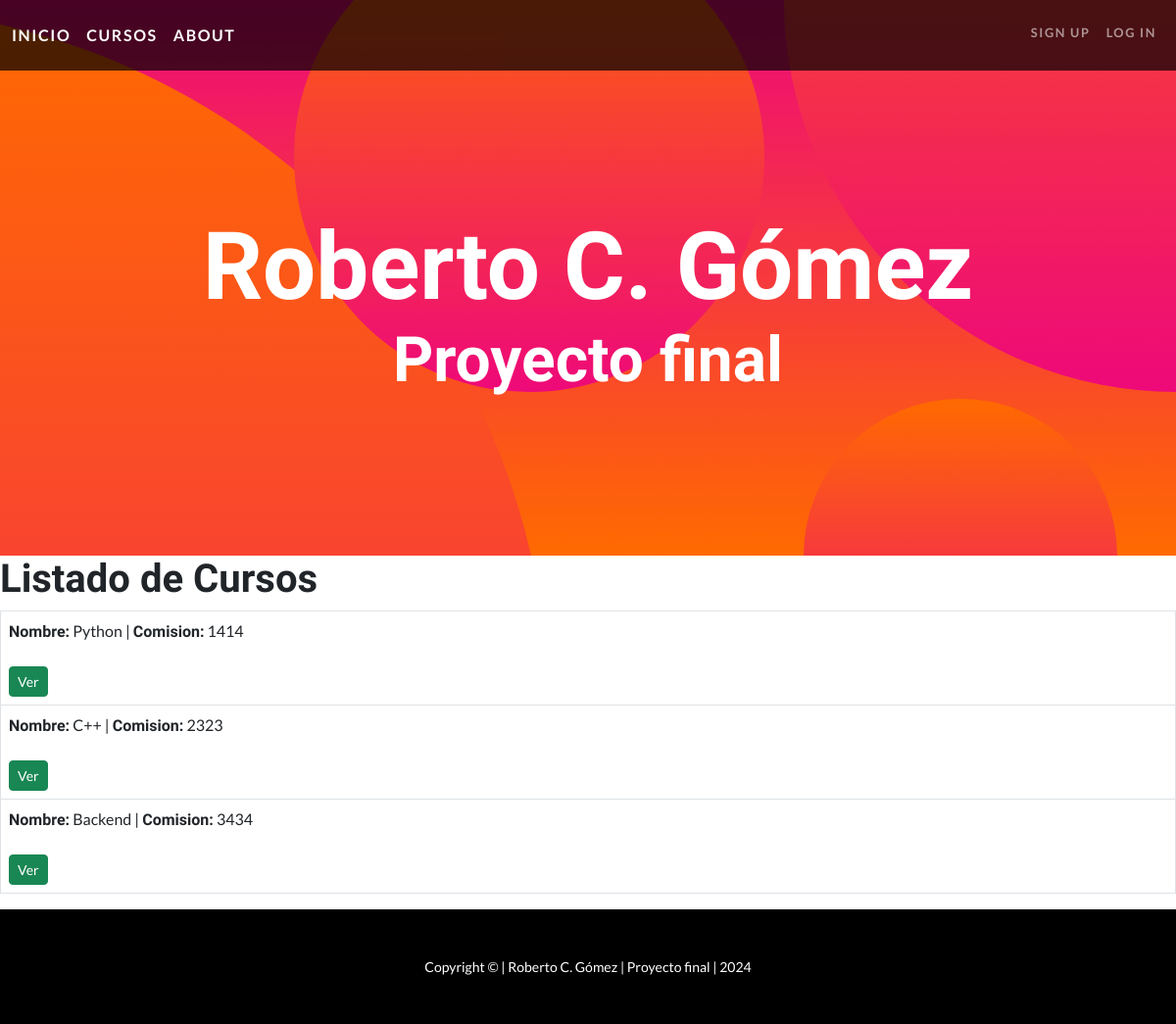
Screenshot of /cursos/ with the database file from the repository.
### app1/models.py (models this page shows, shortened)
class Curso(models.Model):
    nombre = models.CharField(max_length=30)
    comision = models.IntegerField()
    detalle = models.CharField(max_length=3000, blank=True, null=True)

### app1/views.py (the view)
# urls.py: path("cursos/", views.CursosListView.as_view(), name="cursos"),
class CursosListView(ListView):
    model = Curso
    context_object_name = "cursos"
    template_name = "app1/cursos.html"

### app1/templates/app1/cursos.html (shortened to what this page needs)
{% extends "app1/base.html" %}
{% block blk_cont %}
<h1>Listado de Cursos</h1>
{% if cursos %}
    <table class="table table-bordered">
        <tbody>
            {% for curso in cursos %}
            <tr>
                <td>
                    <span class="h6">Nombre:</span> {{ curso.nombre }} |
                    <span class="h6">Comision:</span> {{ curso.comision }}<br></br>
                    <a href="{% url 'detallecursos' curso.pk %}" class="btn btn-success btn-sm">Ver</a>
                </td>
            </tr>
            {% endfor %}
        </tbody>
    </table>
{% else %}
    <p>No hay cursos cargados</p>
    <a href="{% url 'crearcurso' %}" class="btn btn-success btn-sm">Cargar Curso</a>
{% endif %}
{% endblock blk_cont %}

### rows the page displays
Curso: nombre "Python", comision "1414"
Curso: nombre "C++", comision "2323"
Curso: nombre "Backend", comision "3434"
